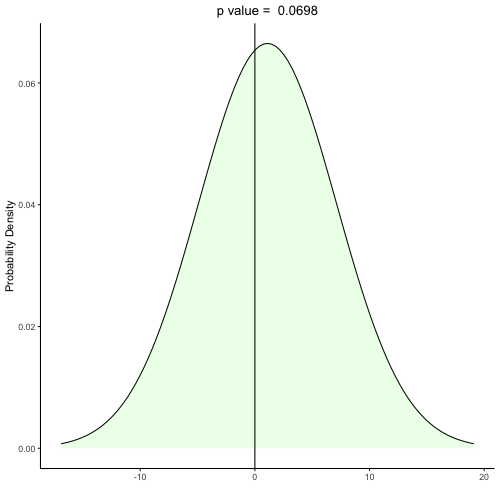

The R source for this figure:
if(!require(ggplot2)){install.packages('ggplot2')}
library(ggplot2)

# code should work as long as standard deviation is positive; mean can be positive or negative
library("readr")
png(file = "/Users/caeleykardell/IdeaProjects/HomePage/MainDirectory/Paired.png", width = 500, height = 500)

mean_string = read_lines("/Users/caeleykardell/IdeaProjects/HomePage/MainDirectory/PairedFile", n_max=1)
mean1 = as.double(mean_string)
sd_string = read_lines("/Users/caeleykardell/IdeaProjects/HomePage/MainDirectory/PairedFile", n_max=2, skip=1)
sd1 = as.double(sd_string)

#mean1 <- 1
#sd1 <- .5
sample_size <- 100 #constant

# Calculating test statistic

t <- mean1/(sd1/(sqrt(sample_size)))

# Calculating critical value

critical_value <- qt(p=.05/2, df=sample_size-1, lower.tail=FALSE)

# defining upper and lower boundaries

upper_x_possible <- mean1+3*sd1

if(upper_x_possible > 2){
  upper_x <- upper_x_possible
} else {
  upper_x <- 2
}

lower_x_possible <- mean1-3*sd1

if(lower_x_possible < -2) {
  lower_x <- lower_x_possible
} else {
  lower_x <- -2
}

# creating the distribution

dis_1 <- ggplot(data.frame(x=c(lower_x,upper_x)),aes(x=x))
dis_2 <- dis_1 + stat_function(fun=dnorm, args=list(mean=mean1, sd=sd1), col="black")
dis_3 <- dis_2 + theme_classic()

#creating p value
p_value = 2*(1-pt(abs(t), 99))
p_value_rounded = signif(p_value, digits=3)
p_string = paste("p value = ", p_value_rounded, sep = " ")

# Shading (green if the null is not rejected; red if the null is rejected)

ShadeRegion <- function(x) {
  y <- dnorm(x, mean=mean1, sd=sd1)
  return(y)
}

if(abs(t) >= critical_value) {
  dis_4 <- dis_3 + stat_function(fun=ShadeRegion, geom= "area", fill="red", alpha=0.1)
  dis_5 <- dis_4 + xlab("") + ylab("Probability Density") + ggtitle(p_string) + theme(plot.title = element_text(hjust = 0.5))
  dis_6 <- dis_5 + geom_vline(xintercept=0)
  dis_6
} else {
  dis_4 <- dis_3 + stat_function(fun=ShadeRegion, geom= "area", fill="green", alpha=0.1)
  dis_5 <- dis_4 + xlab("") + ylab("Probability Density") + ggtitle(p_string) + theme(plot.title = element_text(hjust = 0.5))
  dis_6 <- dis_5 + geom_vline(xintercept=0)
  dis_6
}

dev.off()